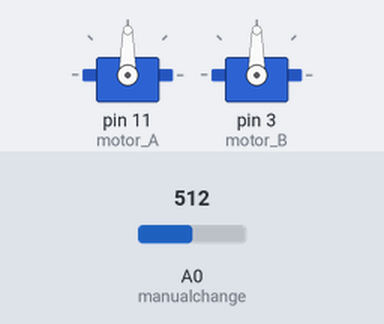
A sketch run on a simulated Arduino Uno, built with avr-gcc and run on an emulated ATmega328P. Parts: 2 × servo. The inputs (shaded band) are chosen by the test bench; at power-on: A0 (manualchange) = 512.

Above: at 1.2 s.
1.3 s: A0 (manualchange) set to 716
At 2.0 s:
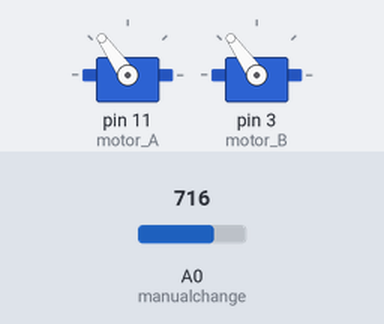
2.8 s: A0 (manualchange) set to 900
At 3.1 s:
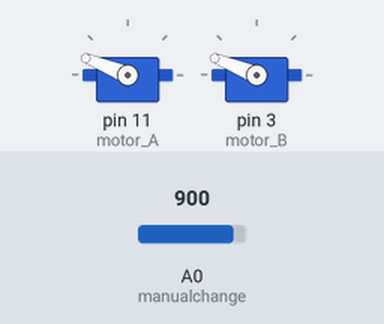
4.3 s: A0 (manualchange) set to 1023
At 5.5 s:
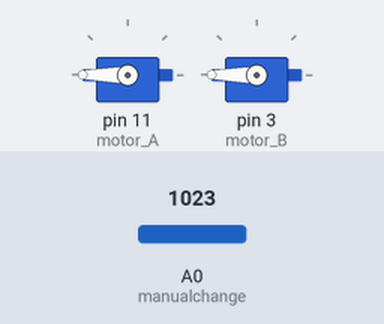
5.8 s: A0 (manualchange) set to 306
At 6.6 s:
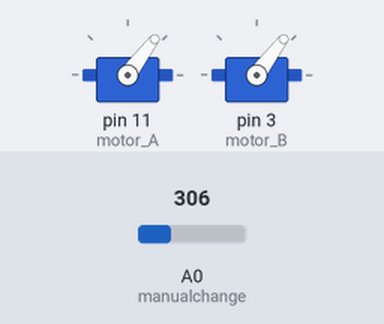
7.3 s: A0 (manualchange) set to 122
At 7.8 s:
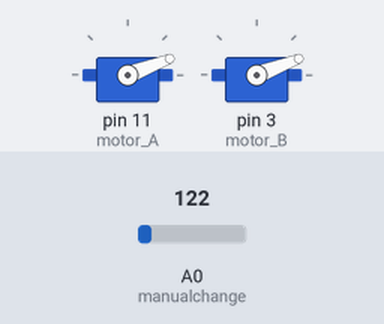
Timing chart, 0 to 9.8 s (numbered marks = the images above; inputs shaded):
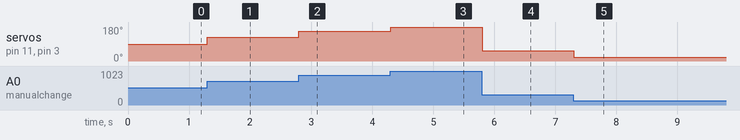

Measured:
- after the input at 1.3 s, servo on pin 11 (motor_A), servo on pin 3 (motor_B): 90° → 125° at once
- after the input at 2.8 s, servo on pin 11 (motor_A), servo on pin 3 (motor_B): 125° → 158° at once
- after the input at 4.3 s, servo on pin 11 (motor_A), servo on pin 3 (motor_B): 158° → 180° at once
- after the input at 5.8 s, servo on pin 11 (motor_A), servo on pin 3 (motor_B): 180° → 53° at once
- after the input at 7.3 s, servo on pin 11 (motor_A), servo on pin 3 (motor_B): 53° → 21° at once

The sketch:

code__feedback_servo_.ino
```cpp
#include <Servo.h>
Servo motor_A;
Servo motor_B;

int val ;
int manualchange= A0;


void setup() {

  motor_A.attach(11);
  motor_B.attach(3);
  pinMode(manualchange, INPUT);
}

void loop() {


  val = map(analogRead(manualchange), 0, 1023, 0, 180);
  motor_A.write(val);
  motor_B.write(val);

  delay(15);

}
```
